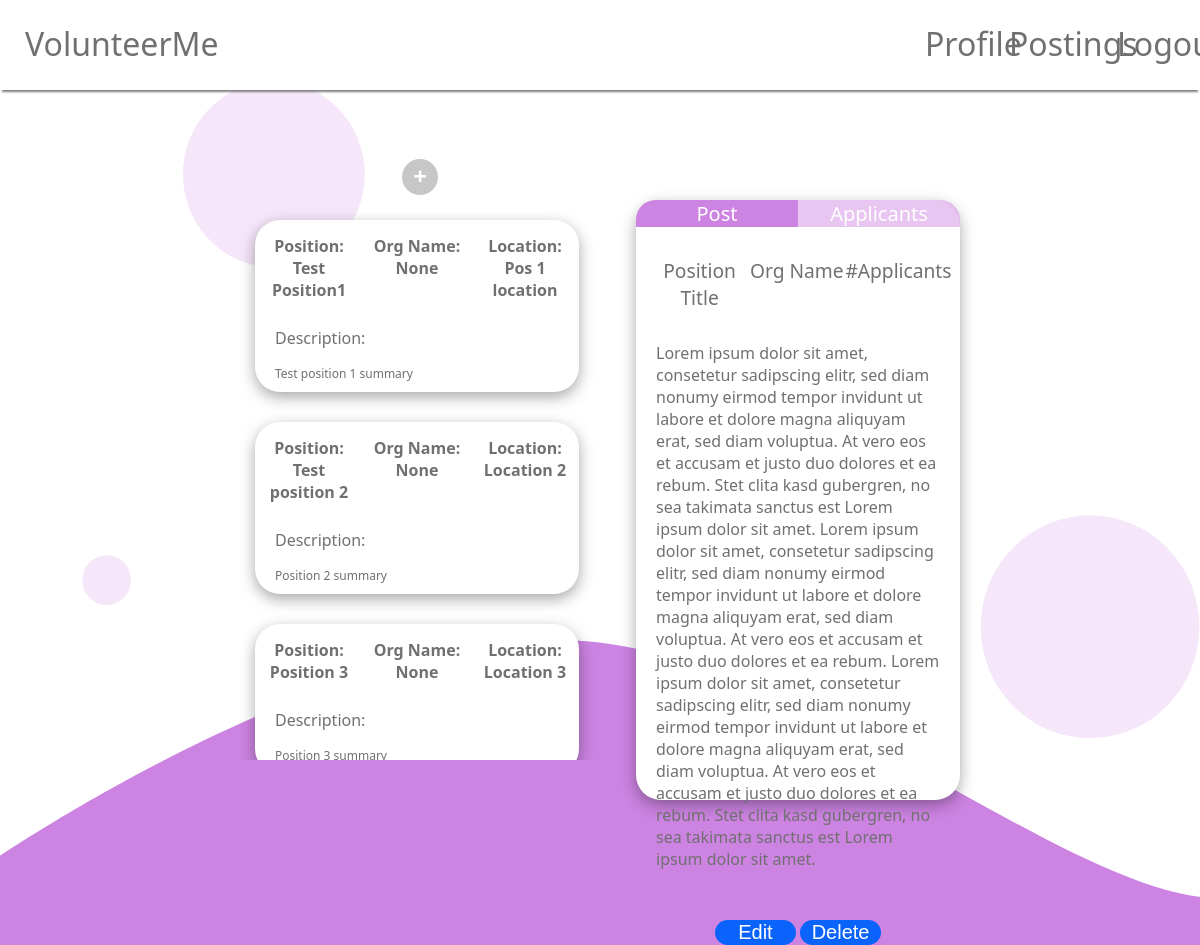
The app's page /orgpostings (signed in) with its own data.
### app/models.py (models this page shows)
class Position(db.Model):
    id = db.Column(db.Integer, primary_key = True)
    num_spots = db.Column(db.Integer)
    spots_filled = db.Column(db.Integer)
    pos_name = db.Column(db.String(100))
    pos_summary = db.Column(db.String(1000))
    pos_org = db.Column(db.String(100))
    pos_location = db.Column(db.String(100))
    org_id = db.Column(db.Integer, db.ForeignKey('organization.id'))
    applicants = db.relationship('Applicant', backref = 'owner', lazy='dynamic')

### app/routes.py (the view)
@app.route('/orgpostings', methods = ['GET', 'POST'])
def orgpostings():
    current_org = Organization.query.filter_by(id = current_user.get_id()).first()
    for position in current_org.positions:
        print("A position")
    return render_template('orgpostings.html', current_org = current_org)

### app/models.py (called while the page is built)
@login.user_loader
def load_organization(id):
    return Organization.query.get(int(id))

### app/templates/orgpostings.html (shortened to what this page needs)
{% extends 'base.html' %}
{% block head %}
<link rel="stylesheet" href="../static/index.css">
<link rel="stylesheet" href="../static/profiles.css">
<link rel="stylesheet" href="../static/position.css">
<link rel="stylesheet" href="../static/postings.css">
{% endblock %}
{% block content %}
<body>
    <div class="header">
        <div class="title">
            <a href="{{url_for('index')}}">
            <h1>VolunteerMe</h1>
            </a>
        </div>
        <div class="rightside">
            <a href="{{url_for('logout')}}">
            <h1>Logout</h1>
            </a>
        </div>
        <div class="rightside">
            <a href="{{url_for('orgpostings')}}">
            <h1>Postings</h1>
            </a>
        </div>
        <div class="rightside1">
            <a href="{{url_for('profiles')}}">
            <h1>Profile</h1>
            </a>
        </div>
    </div>
    <div class="content-container">
        <div class="tag-container">
            <a href="{{url_for('create')}}">
                <div class="tags-btn">
                    <h2>+</h2>
                </div>
            </a>
        </div>
        <div class="posts-container">
            <div class="postings-container">
                {% for position in current_org.positions %}
                <div class="postings">
                    <div class="heading-post">
                        <h4 class="pos-title">Position: {{position.pos_name}}</h4>
                        <h4 class="org-name">Org Name: {{position.pos_org}}</h4>
                        <h4 class="pos-location">Location: {{position.pos_location}}</h4>
                    </div>
                    <p style="margin-left:20px; text-align: initial">Description:</p>
                    <p class="pos-description">{{position.pos_summary}}</p>
                </div>
                {% endfor %}
            </div>
            <div class="info-container">
                <div class="info-heading">
                    <h1 class="selected" style="float: left;">Post</h1>
                    <h1 style="float: right;">Applicants</h1>
                </div>
                <div class="info-content">
                    <div class="titles">
                        <h4>Position Title</h4>
                        <h4>Org Name</h4>
                        <h4>#Applicants</h4>
                    </div>
                    <p class="high-descript">
                        Lorem ipsum dolor sit amet, consetetur sadipscing elitr, sed
                        diam nonumy eirmod tempor invidunt ut labore et dolore magna
                        aliquyam erat, sed diam voluptua. At vero eos et accusam et
                        justo duo dolores et ea rebum. Stet clita kasd gubergren, no
                        sea takimata sanctus est Lorem ipsum dolor sit amet. Lorem
                        ipsum dolor sit amet, consetetur sadipscing elitr, sed diam
                        nonumy eirmod tempor invidunt ut labore et dolore magna aliquyam
                        erat, sed diam voluptua. At vero eos et accusam et justo duo
                        dolores et ea rebum. Lorem ipsum dolor sit amet, consetetur
                        sadipscing elitr, sed diam nonumy eirmod tempor invidunt ut
                        labore et dolore magna aliquyam erat, sed diam voluptua. At vero
                        eos et accusam et justo duo dolores et ea rebum. Stet clita kasd
                        gubergren, no sea takimata sanctus est Lorem ipsum dolor sit
                        amet.
                    </p>
                    <div class="org-button-container">
                        <button>Edit</button>
                        <button>Delete</button>
                    </div>
                </div>
            </div>
        </div>
    </div>
</body>
{% endblock %}

### app/static/index.css (style rules this page uses)
html { height: 100%; }
body { margin: 0px; background-image: url(Landing-background-white.png); font-family: 'Segoe UI', Tahoma, Geneva, Verdana, sans-serif; color: #707070; }
a { text-decoration: none; }
.header { background-color: white; padding-bottom: 3px; margin-bottom: 69px; padding-top: 1px; color: #707070; font-family: 'Segoe UI', Tahoma, Geneva, Verdana, sans-serif; box-shadow: 0 4px 2px -2px gray; }
.header h1 { width: 25%; font-weight: 400; padding-left: 25px; }
.title > a { text-decoration: none; color: #707070; }
.title { width: 10%; display: inline-block; }

### app/static/profiles.css (style rules this page uses)
body { background-image: url('OrgProfile-Background-SVG.svg'); background-size: cover; }
.rightside { width: 9%; float: right; }
.rightside1 { width: 7%; float: right; }
.rightside > a { text-decoration: none; color: #707070; }
.rightside1 > a { text-decoration: none; color: #707070; }

### app/static/position.css (style rules this page uses)
body { background-image: url('VolunteerPositions-Background-SVG.svg'); background-size: cover; }
.content-container { text-align: center; }
.posts-container { justify-content: space-around; width: 60%; margin: auto; padding: 0px 50px; }
.postings, .info-container { background: white; }
.postings { float: left; width: 90%; border-radius: 25px; box-shadow: rgba(0, 0, 0, 0.35) 0px 5px 15px; margin-top: 20px; margin-bottom: 10px; margin-left: 15px; margin-right: 15px; }
.postings-container { overflow-y: scroll; height: 70vh; margin-bottom: 30px; float: left; width: 50%; }
.heading-post { display: flex; margin-top: 5px; }
.heading-post * { margin: 10px; }
.pos-title, .org-name, .pos-location { width: 30%; }
.pos-description { font-size: 12px; margin: 0px 20px 10px 20px; text-align: justify; }
.info-container { float: right; width: 45%; height: 600px; border-radius: 25px; box-shadow: rgba(0, 0, 0, 0.35) 0px 5px 15px; position: relative; }

### app/static/postings.css (style rules this page uses)
body { background-image: url('OrgPositions-Background-SVG.svg'); }
.tags-btn { width: 36px; height: 36px; border-radius: 50%; background-color: #c7c7c7; }
.tag-container { width: 33%; margin: auto; margin-bottom: 5px; }
.tag-container a { text-decoration: none; }
.tag-container h2 { color: white; }
.info-heading { width: 100%; margin: 0; padding: 0; border-radius: 20px 20px 0px 0px; display: inline-block; background-color: rgba(204, 131, 225, 0.46); }
.info-heading h1 { width: 50%; margin: 0px; color: white; font-size: 20px; font-weight: 400; }
.selected { background-color: #CC83E1; border-radius: 20px 0px 0px 0px; }
.titles { display: inline-block; padding-left: 15px; width: 100%; }
.titles h4 { width: 30%; float: left; font-size: larger; font-weight: 400; }
.high-descript { margin: 0px 20px 0px 20px; text-align: initial; }
.info-content button { margin-top: auto; width: 25%; color: white; background-color: #0A63FB; border: none; border-radius: 15px; height: 25px; font-size: 20px; }
.org-button-container { margin-top: 50px; }

### records on screen
Position: pos_name "Test Position1", pos_org "None", pos_location "Pos 1 location", pos_summary "Test position 1 summary"
Position: pos_name "Test position 2", pos_org "None", pos_location "Location 2", pos_summary "Position 2 summary"
Position: pos_name "Position 3", pos_org "None", pos_location "Location 3", pos_summary "Position 3 summary"
